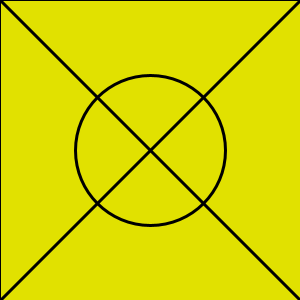
Frame 1 (no input)
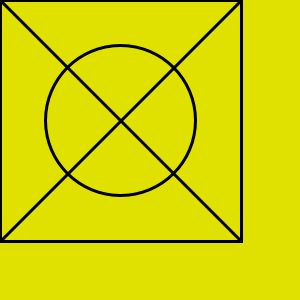
Frame 60 (the mouse pressed at the canvas centre just before this capture)
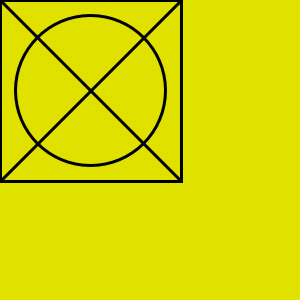
Frame 120 (the mouse held since frame 60 and released just before this capture)

The Processing sketch that drew these frames (run headless with seeded random() and noise(); from frame 60 on, the mouse is pressed at the canvas centre):

// Processing sketch: processing_35667
// ── processing_35667.pde

void setup()  {
size(300,300);
}
int x=300;

void draw()  {
    background (225,225,0);
    fill(225,225,0);
    rect(0,0,x,x);
    strokeWeight(3);
    ellipse(x*1/2,x*1/2,150,150);
    strokeWeight(3);
    line(0,0,x,x);
    line(0,x,x,0);
    x--;
}
